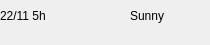
<?xml version="1.0" encoding="UTF-8"?>
<ui version="4.0">
 <class>Form</class>
 <widget class="QWidget" name="Form">
  <property name="geometry">
   <rect>
    <x>0</x>
    <y>0</y>
    <width>210</width>
    <height>45</height>
   </rect>
  </property>
  <property name="windowTitle">
   <string>Form</string>
  </property>
  <widget class="QLabel" name="ngay_thang_gio">
   <property name="geometry">
    <rect>
     <x>0</x>
     <y>0</y>
     <width>61</width>
     <height>31</height>
    </rect>
   </property>
   <property name="text">
    <string>22/11 5h</string>
   </property>
  </widget>
  <widget class="QLabel" name="thoi_tiet">
   <property name="geometry">
    <rect>
     <x>70</x>
     <y>0</y>
     <width>51</width>
     <height>41</height>
    </rect>
   </property>
   <property name="text">
    <string/>
   </property>
   <property name="pixmap">
    <pixmap>../img/sun (1).png</pixmap>
   </property>
   <property name="scaledContents">
    <bool>true</bool>
   </property>
  </widget>
  <widget class="QLabel" name="mo_ta_thoi_tiet">
   <property name="geometry">
    <rect>
     <x>130</x>
     <y>0</y>
     <width>81</width>
     <height>31</height>
    </rect>
   </property>
   <property name="text">
    <string>Sunny</string>
   </property>
  </widget>
 </widget>
 <resources/>
 <connections/>
</ui>
